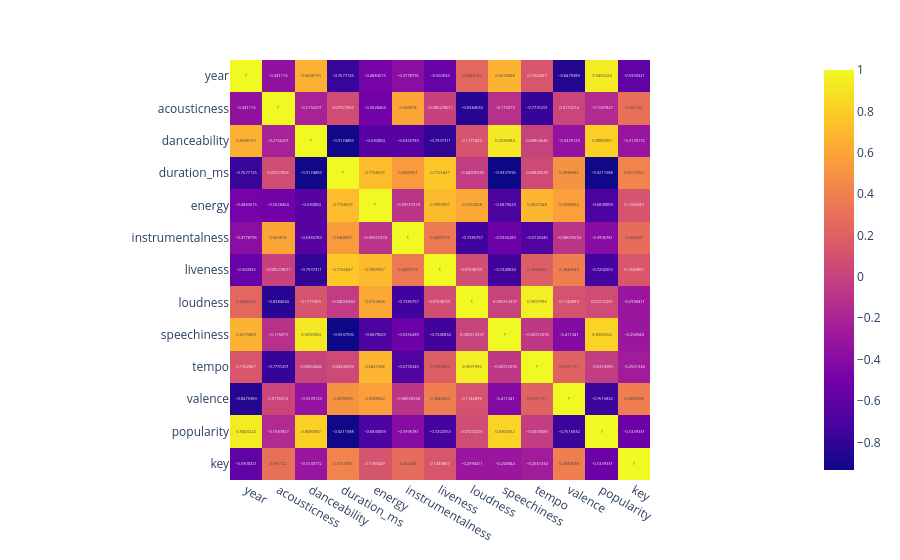

The notebook cell this image was saved under:
### Code cell
fig = px.imshow(dados_anos.drop('mode').toPandas().corr(), text_auto=True)
fig.show()

### Figure 1 — Plotly figure (JSON) as saved in the notebook; plotly's stock layout.template omitted (floating-point values rounded to 4 significant figures; data arrays with more than 128 entries replaced by an {"elided": "..."} marker saying what was removed)
{"data": [{"coloraxis": "coloraxis", "hovertemplate": "x: %{x}<br>y: %{y}<br>color: %{z}<extra></extra>", "name": "0", "texttemplate": "%{z}", "type": "heatmap", "x": ["year", "acousticness", "danceability", "duration_ms", "energy", "instrumentalness", "liveness", "loudness", "speechiness", "tempo", "valence", "popularity", "key"], "xaxis": "x", "y": ["year", "acousticness", "danceability", "duration_ms", "energy", "instrumentalness", "liveness", "loudness", "speechiness", "tempo", "valence", "popularity", "key"], "yaxis": "y", "z": {"elided": "13x13 float values"}}], "layout": {"coloraxis": {"colorscale": [[0, "#0d0887"], [0.1111, "#46039f"], [0.2222, "#7201a8"], [0.3333, "#9c179e"], [0.4444, "#bd3786"], [0.5556, "#d8576b"], [0.6667, "#ed7953"], [0.7778, "#fb9f3a"], [0.8889, "#fdca26"], [1, "#f0f921"]]}, "margin": {"t": 60}, "xaxis": {"anchor": "y", "constrain": "domain", "domain": [0, 1], "scaleanchor": "y"}, "yaxis": {"anchor": "x", "autorange": "reversed", "constrain": "domain", "domain": [0, 1]}}}
